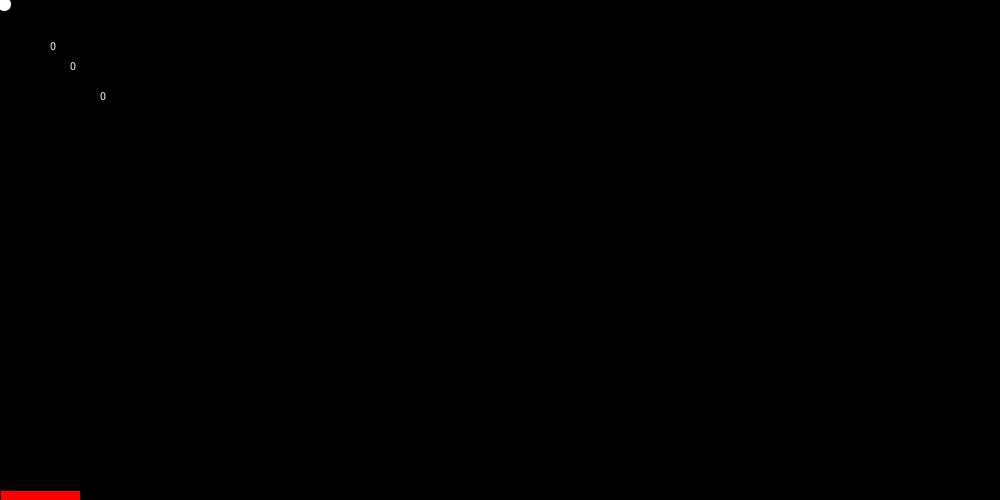
Frame 1 (no input)
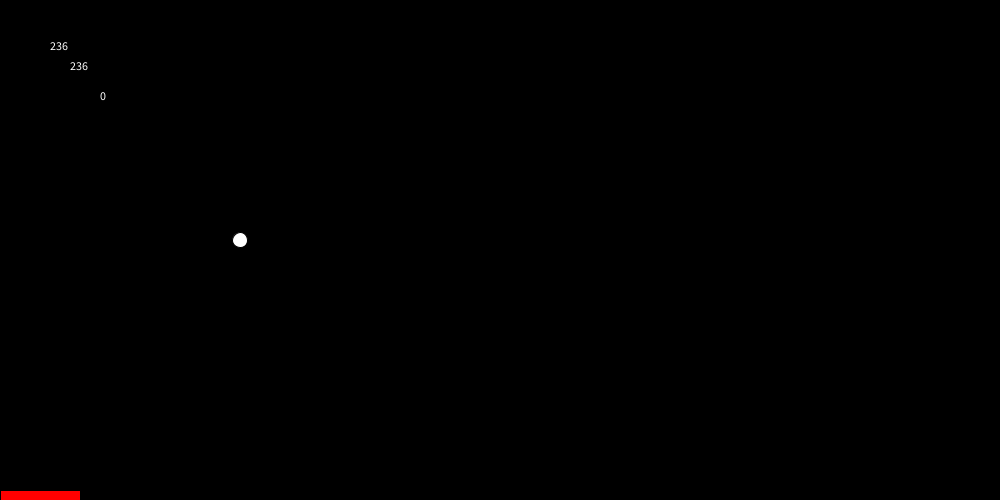
Frame 60 (the mouse pressed at the canvas centre just before this capture)
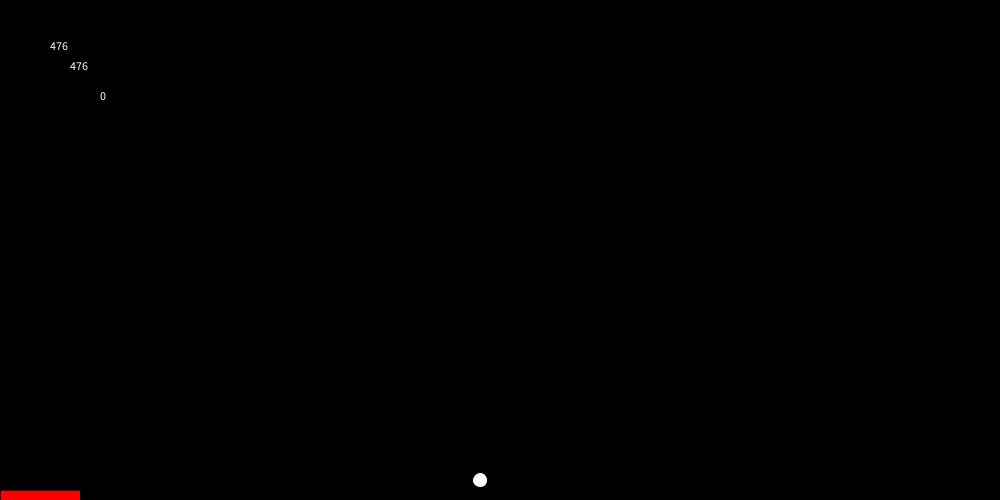
Frame 120 (the mouse held since frame 60 and released just before this capture)

The Processing sketch that drew these frames (run headless with seeded random() and noise(); from frame 60 on, the mouse is pressed at the canvas centre):

// Processing sketch: PinballSketch
// ── PinballSketch.pde
int posBat;
MoveBall mb;

void setup(){
  size(1000, 500);
  background(0, 0, 0);
  posBat=0;
  mb = new MoveBall();
}

void draw(){
  if(mb.posBallY>500){
    gameOver();
  }else{
    background(0, 0, 0);
    fill(255, 255, 255);
    text(mb.posBallY, 50, 50);
    text(mb.posBallX, 70, 70);
    text(posBat, 100, 100);
    mb.moveBall(posBat);
    drawBat();
  }
}

void drawBat(){
  fill(255, 0, 0);
  if(keyPressed){
    if(keyCode==RIGHT){
      posBat+=5;
    }else if(keyCode==LEFT){
      posBat-=5;
    }
  }
  rect(posBat, 490, 80, 10);
}

void gameOver(){
  background(255, 0, 0);
  fill(0, 0, 0);
  textSize(50);
  textAlign(CENTER, CENTER);
  text("GAME OVER", 500, 250);
  textSize(25);
  text("New Game (n)", 500, 310);
  if(keyPressed){
    if(key=='n'){
      newGame();
    }
  }
}

void newGame(){
  background(0, 0, 0);
  mb.posBallX = 0;
  mb.posBallY = 0;
}

// ── MoveBall.pde
class MoveBall{
  boolean down=true;
  boolean left=false;
  public int posBallX;
  public int posBallY;
  int ballSpeedX = 4;
  int ballSpeedY = 4;

  PinballSketch ps = new PinballSketch();

  void moveBall(int posBat){
    setMovementBall(posBat);
    if(down==false && left==false){
      moveBallRightUp();
    }else if(down==true && left==false){
      moveBallRightDown();
    }else if(down==false && left==true){
      moveBallLeftUp();
    }else if(down==true && left==true){
      moveBallLeftDown();
    }
  }

  void setMovementBall(int posBat){
    if(posBallY==480 && posBallX>posBat && posBallX<=posBat+40) {
      down=false;
      left=true;
    }else if(posBallY==480 && posBallX>posBat+40 && posBallX<posBat+90){
      down=false;
      left=false;
    }else if(posBallY==0 && posBallX==0){
      down=true;
      left=false;
    }else if(posBallY==1000 && posBallX==1000){
      down=true;
      left=true;
    }else if(posBallY==0){
      down=true;
    }else if(posBallX==0){
      left=false;
    }else if(posBallX==1000){
      left=true;
    }
  }

  void moveBallRightDown(){
    ellipse(posBallX += ballSpeedX, posBallY += ballSpeedY, 15, 15);
  }

  void moveBallRightUp(){
    ellipse(posBallX += ballSpeedX, posBallY -= ballSpeedY, 15, 15);
  }

  void moveBallLeftDown(){
    ellipse(posBallX -= ballSpeedX, posBallY += ballSpeedY, 15, 15);
  }

  void moveBallLeftUp(){
    ellipse(posBallX -= ballSpeedX, posBallY -= ballSpeedY, 15, 15);
  }
}
